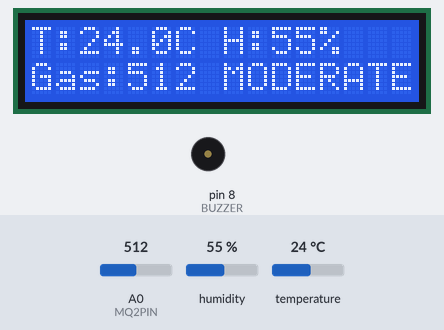
Bench run of a sketch on a simulated Arduino Uno, built with avr-gcc and run on an emulated ATmega328P. On the bench: 16×2 character LCD, buzzer (waves = sounding, pin HIGH). Inputs (shaded band) come from the test bench; at power-on: A0 (MQ2PIN) = 512, humidity 55 %, temperature 24 °C. What the sketch prints to the serial monitor is not drawn.

Above: at 3.3 s.
3.4 s: A0 (MQ2PIN) set to 585
At 6.0 s:
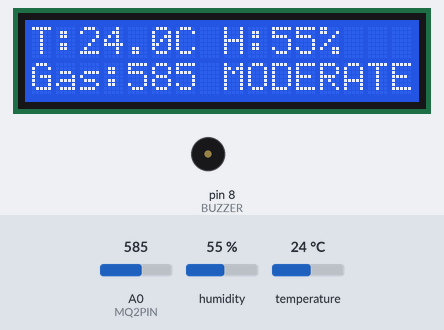
7.3 s: A0 (MQ2PIN) set to 612
At 9.0 s:
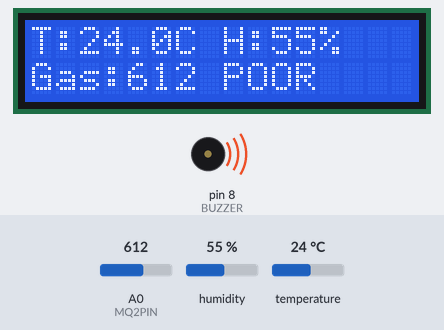
11.2 s: A0 (MQ2PIN) set to 290
At 12.1 s:
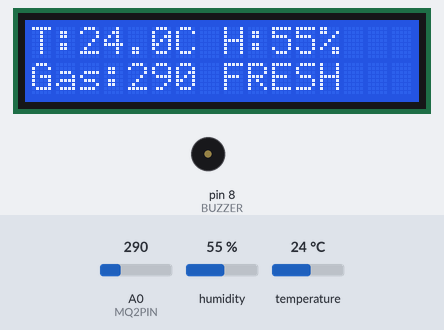
15.1 s: humidity set to 22 %
At 18.2 s:
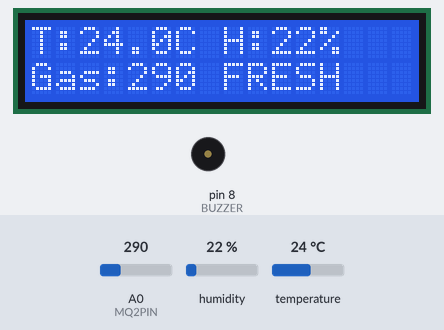
19.0 s: temperature set to 12 °C
At 21.3 s:
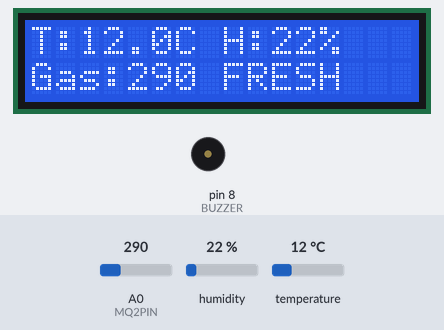
22.9 s: humidity set to 40 %
At 24.3 s:
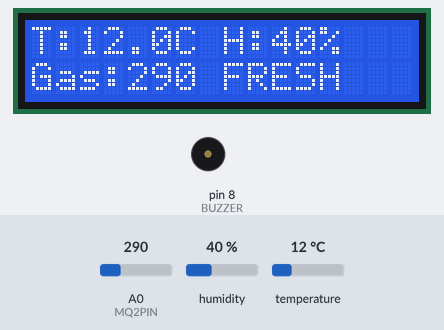
Timing chart, 0 to 25.9 s (numbered marks = the images above; inputs shaded):
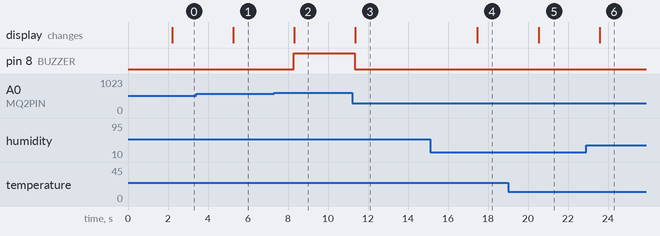

Measured:
- the behaviour switches between 599 and 600 on A0 (MQ2PIN) (found by bisection; images 1 and 2)
- after the input at 3.4 s, the display: changes after 1.9 s (image 1)
- after the input at 7.3 s, pin 8 (BUZZER): LOW → HIGH after 0.98 s; the display: changes after 1.0 s (image 2)
- after the input at 11.2 s, pin 8 (BUZZER): HIGH → LOW after 0.13 s; the display: changes after 0.16 s (image 3)
- after the input at 15.1 s, the display: changes after 2.4 s (image 4)
- after the input at 19.0 s, the display: changes after 1.5 s (image 5)
- after the input at 22.9 s, the display: changes after 0.68 s (image 6)

The sketch:

Indoor_Air_Quality_1.ino
```cpp
#include <Wire.h>
#include <LiquidCrystal_I2C.h>
#include <Adafruit_Sensor.h>
#include <DHT.h>
#include <DHT_U.h>

// LCD Setup (I2C address, columns, rows)
LiquidCrystal_I2C lcd(0x27, 16, 2);

// DHT Sensor Setup
#define DHTPIN 2
#define DHTTYPE DHT11
DHT dht(DHTPIN, DHTTYPE);

// MQ2 Gas Sensor
#define MQ2PIN A0

// Buzzer pin
#define BUZZER 8

void setup() {
  // Initialize LCD
  lcd.init();
  lcd.begin(16, 2);
  lcd.backlight();

  // Serial Monitor
  Serial.begin(9600);

  // Start DHT sensor
  dht.begin();

  // Buzzer pin as output
  pinMode(BUZZER, OUTPUT);

  // Welcome message
  lcd.setCursor(0, 0);
  lcd.print("Air Quality Mon");
  delay(2000);
  lcd.clear();
}

void loop() {
  // Read DHT values
  float temperature = dht.readTemperature();
  float humidity = dht.readHumidity();

  // Read gas sensor (MQ2)
  int gasValue = analogRead(MQ2PIN);

  // Handle sensor errors
  if (isnan(temperature) || isnan(humidity)) {
    Serial.println("Failed to read from DHT11!");
    lcd.clear();
    lcd.setCursor(0, 0);
    lcd.print("Sensor error");
    delay(2000);
    return;
  }

  // Determine Air Quality from MQ2 gas value
  String airQuality;
  if (gasValue < 300) {
    airQuality = "FRESH";
    digitalWrite(BUZZER, LOW);  // Buzzer OFF
  } else if (gasValue < 600) {
    airQuality = "MODERATE";
    digitalWrite(BUZZER, LOW);  // Buzzer OFF
  } else {
    airQuality = "POOR";
    digitalWrite(BUZZER, HIGH); // Buzzer ON
  }

  // Print to Serial Monitor
  Serial.print("Temp: ");
  Serial.print(temperature);
  Serial.print(" C, Hum: ");
  Serial.print(humidity);
  Serial.print(" %, Gas: ");
  Serial.print(gasValue);
  Serial.print(" -> Air: ");
  Serial.println(airQuality);

  // Display on LCD
  lcd.clear();
  lcd.setCursor(0, 0);
  lcd.print("T:");
  lcd.print(temperature, 1);
  lcd.print("C H:");
  lcd.print(humidity, 0);
  lcd.print("%");

  lcd.setCursor(0, 1);
  lcd.print("Gas:");
  lcd.print(gasValue);
  lcd.print(" ");
  lcd.print(airQuality);

  delay(3000);
}
```
